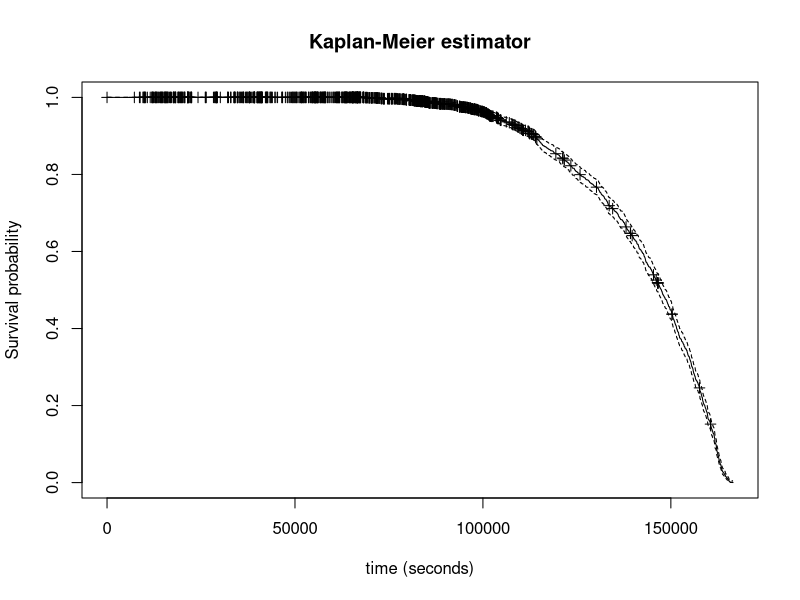
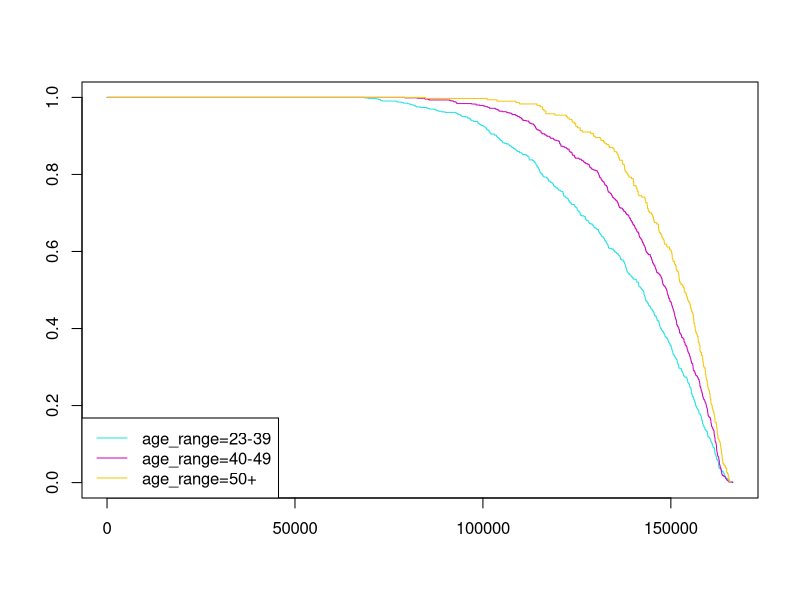
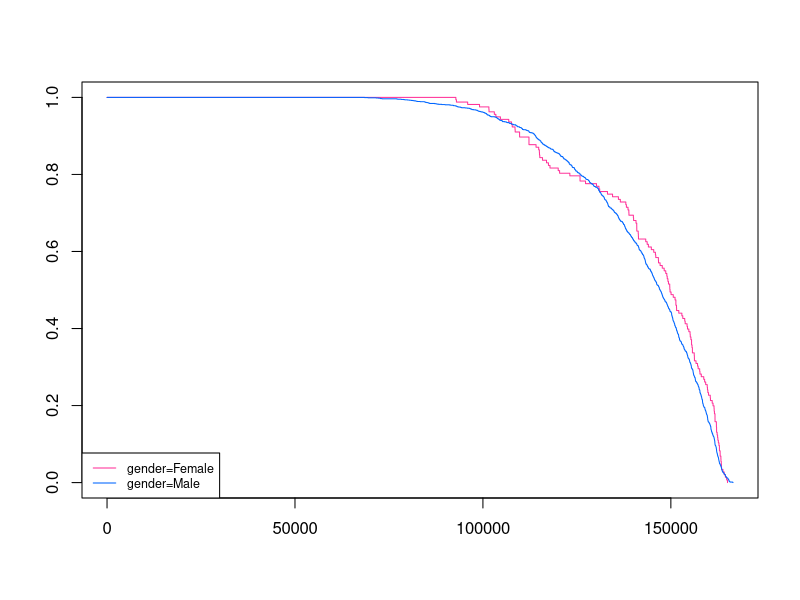
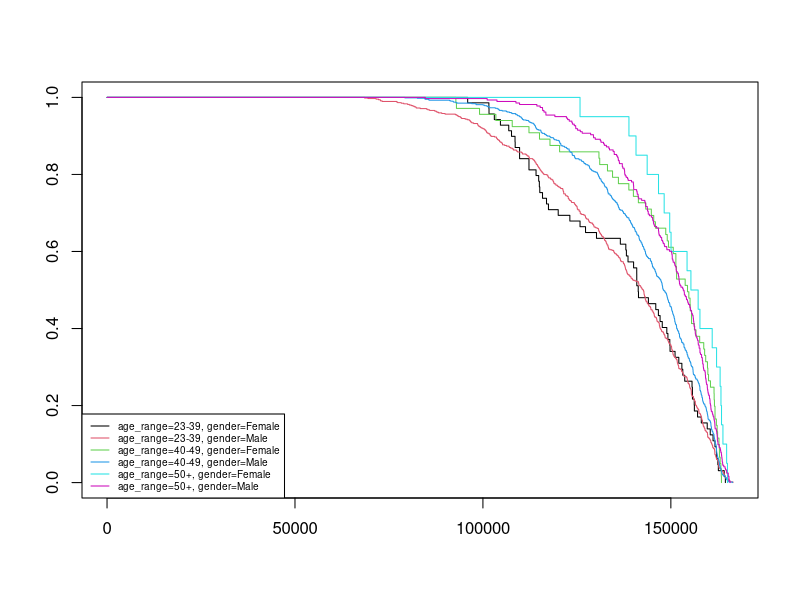
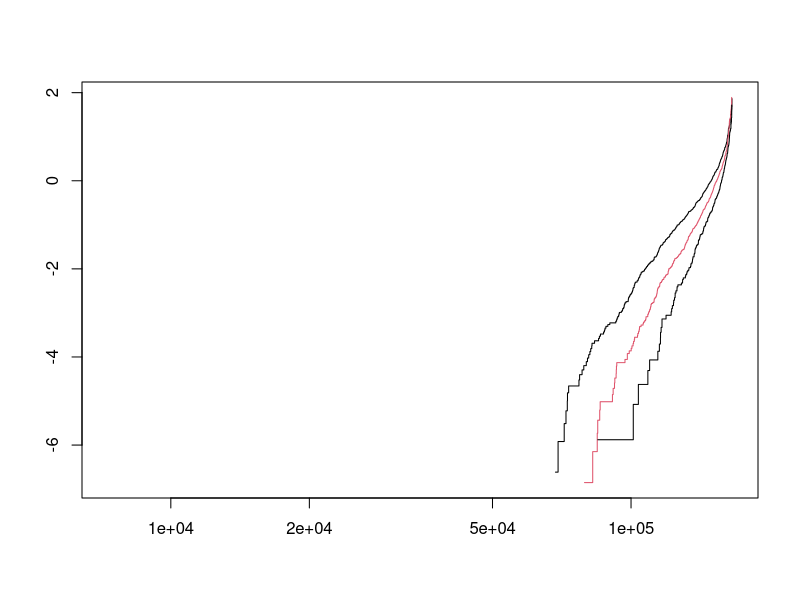
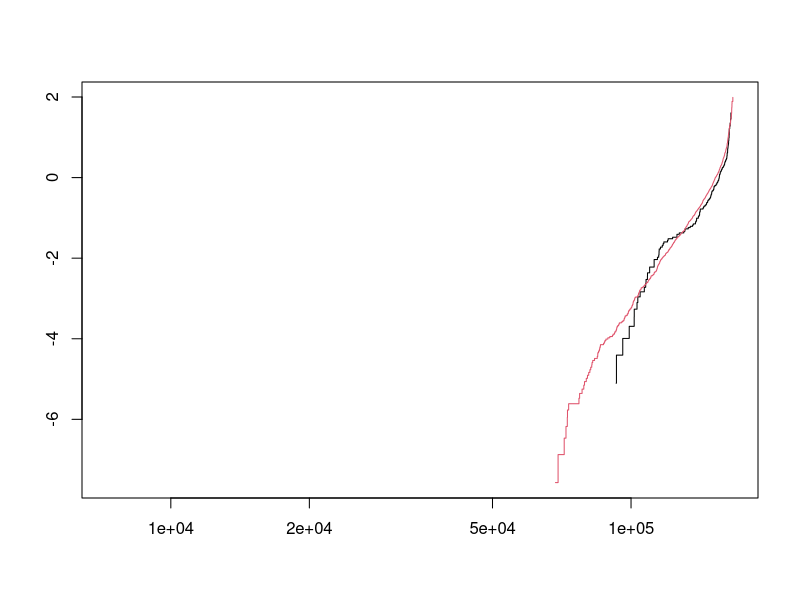
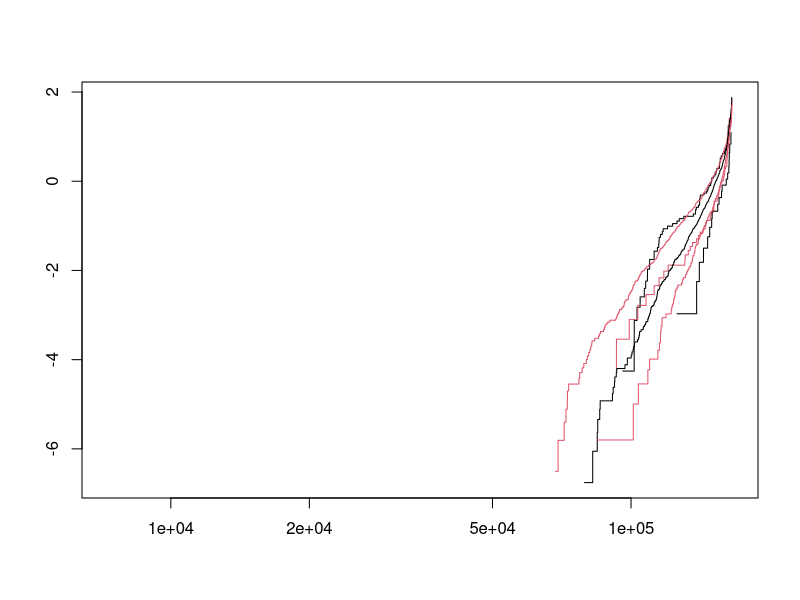
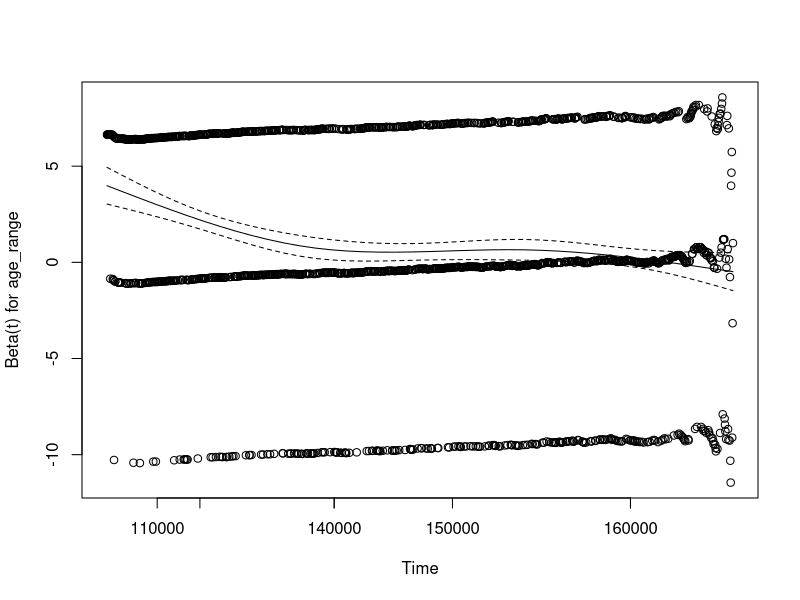

Source code (R) for these figures, in order:
## ---- chunk 1
knitr::opts_chunk$set(echo = TRUE)
## ---- chunk 2
library(tidyverse)
library(dplyr)
library(survival)
library(lubridate)
## ---- chunk 3
setwd('C:/Users/diego/OneDrive/Bureau/Master Data ScienceTech Institute/Repository/Survival/SurvivalSport/Dataset')
data_utmb17 <- read_csv("utmb_2017.csv", col_names = TRUE)
head(data_utmb17)
## ---- chunk 4
problems(data_utmb17)
## ---- chunk 5
colnames(data_utmb17)
## ---- chunk 6
str(data_utmb17)
## ---- chunk 7
data_utmb17 <- data_utmb17[,-1] 
## ---- chunk 8

data_utmb17 <-data_utmb17 |>
  mutate(gender = case_when(
    endsWith(category, " H") ~ "Male",
    endsWith(category, " F") ~ "Female"),
    age = substring(data_utmb17$category, first=1, last=2),
    status = case_when(time != 'NA' ~ 1, TRUE ~ 0),
    .after ="category")
## ---- chunk 9
data_utmb17$highesttime <- apply(data_utmb17[11:35], 1, function(x) max(x, na.rm = TRUE))
data_utmb17<-data_utmb17|>
  mutate(highesttime = replace_na(highesttime, '00:00:00'))
## ---- chunk 10
str(data_utmb17$highesttime)
## ---- chunk 11
data_utmb17$timetoevent<- lubridate::hms(data_utmb17$highesttime)
data_utmb17$timetoevent<- period_to_seconds(data_utmb17$timetoevent)
## ---- chunk 12
data_utmb17<- data_utmb17[,-11:-34]
colnames(data_utmb17)
## ---- chunk 13
data_utmb17<-  data_utmb17[,-c(2,3,4,8,9,10)]
## ---- chunk 14
colnames(data_utmb17)

age_range <- tibble('age' =
                      c("V1", "V2","V3", "V4", "SE"),
                    'age_range' = c("40-49", "50-59", "60-69", "70+", "23-39")
                    )
data_utmb17 <- data_utmb17 |> inner_join(age_range,by = "age")

#Move column "age_range" just after column "age"
data_utmb17 <- data_utmb17  %>% relocate("age_range", .after = "age")
## ---- chunk 15
table(data_utmb17$age_range)
## ---- chunk 16
data_utmb17 ["age_range"] [data_utmb17 ["age_range"] == "60-69"]<- "50+"
data_utmb17 ["age_range"] [data_utmb17 ["age_range"] == "70+"]<- "50+"
data_utmb17 ["age_range"] [data_utmb17 ["age_range"] == "50-59"] <- "50+"
## ---- chunk 17
table(data_utmb17$age_range)
## ---- chunk 18
table(data_utmb17$age_range, data_utmb17$gender)
## ---- chunk 19

fit.KM <- survfit(Surv(timetoevent, status) ~ 1, data = data_utmb17)
fit.KM


plot(fit.KM, mark.time = TRUE,
     main = "Kaplan-Meier estimator",
     ylab = "Survival probability",
     xlab = "time (seconds)")

## ---- chunk 20

fit.KMage <- survfit(Surv(timetoevent, status) ~ age_range, data = data_utmb17)
fit.KMage

plot(fit.KMage, col = 13:16)
legend("bottomleft", lty = 1, col = 13:16, legend = names(fit.KMage$strata))
## ---- chunk 21
diff.KMage <- survdiff(Surv(timetoevent, status) ~ age_range, data = data_utmb17)
diff.KMage

## ---- chunk 22
cox.age<- coxph(Surv(timetoevent, status) ~ age_range, data = data_utmb17)
summary(cox.age)
## ---- chunk 23
fit.KMgender <- survfit(Surv(timetoevent, status) ~ gender, data = data_utmb17)
fit.KMgender

plot(fit.KMgender, col = c("#FF3399", "#0066FF"),pch = 19)
legend("bottomleft", lty = 1, col = c("#FF3399", "#0066FF"), cex= 0.75, legend = names(fit.KMgender$strata))


## ---- chunk 24
diff.KMgender <- survdiff(Surv(timetoevent, status) ~ gender, data = data_utmb17)
diff.KMgender

## ---- chunk 25
diff.KMgender2 <- survdiff(Surv(timetoevent, status) ~ gender + strata(age_range), data = data_utmb17)
diff.KMgender2
## ---- chunk 26
cox.gender<- coxph(Surv(timetoevent, status) ~ gender , data = data_utmb17)
summary(cox.gender)
## ---- chunk 27
fit.KMage_gender <- survfit(Surv(timetoevent, status) ~ age_range + gender, data = data_utmb17)
fit.KMage_gender

plot(fit.KMage_gender, col = 1:9)
legend("bottomleft",lty = 1, col = 1:9, legend = names(fit.KMage_gender$strata), cex= 0.6, box.lty=1)
## ---- chunk 28
diff.KMage_gender1 <- survdiff(Surv(timetoevent, status) ~ gender + age_range , data = data_utmb17)
diff.KMage_gender1
## ---- chunk 29
cox.age_gender1<- coxph(Surv(timetoevent, status) ~ gender + age_range, data = data_utmb17)
summary(cox.age_gender1)
## ---- chunk 30

cox.age_gender2<- coxph(Surv(timetoevent, status) ~ gender + age_range + age_range:gender, data = data_utmb17)
summary(cox.age_gender2)
## ---- chunk 31

cox.age_gender3<- coxph(Surv(timetoevent, status) ~ age_range + strata(gender) , data = data_utmb17)
summary(cox.age_gender3)

## ---- chunk 32
cox.gender4<- coxph(Surv(timetoevent, status) ~ gender + strata(age_range), data = data_utmb17)
summary(cox.gender)
## ---- chunk 33
fits<- list(MA = cox.age, MB = cox.gender, MC1 = cox.age_gender1, MC2=cox.age_gender2, MC3 = cox.age_gender3, MC4=cox.age)
sapply(fits, AIC)
## ---- chunk 34
plot(survfit(Surv(timetoevent, status) ~ age_range , data = data_utmb17),
     fun = "cloglog",
     col = 1:2)
## ---- chunk 35
plot(survfit(Surv(timetoevent, status) ~ gender , data = data_utmb17),
     fun = "cloglog",
     col = 1:2)
## ---- chunk 36
plot(survfit(Surv(timetoevent, status) ~ gender + strata(age_range) , data = data_utmb17),
     fun = "cloglog",
     col = 1:2)
## ---- chunk 37
test.ph <- cox.zph(cox.age)
test.ph
plot(test.ph)
## ---- chunk 38
test.ph <- cox.zph(cox.gender)
test.ph
plot(test.ph)
